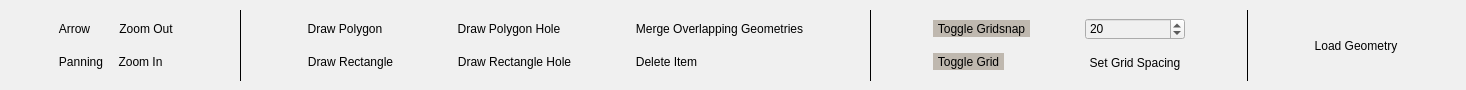
      <widget class="QWidget" name="tab_2">
       <property name="styleSheet">
        <string notr="true">QWidget{
	background-color: rgb(240, 240, 240);
}        </string>
       </property>
       <attribute name="title">
        <string>Page</string>
       </attribute>
       <widget class="QWidget" name="layoutWidget">
        <property name="geometry">
         <rect>
          <x>0</x>
          <y>10</y>
          <width>1457</width>
          <height>71</height>
         </rect>
        </property>
        <layout class="QHBoxLayout" name="horizontalLayout_2">
         <item>
          <spacer name="horizontalSpacer_3">
           <property name="orientation">
            <enum>Qt::Horizontal</enum>
           </property>
           <property name="sizeType">
            <enum>QSizePolicy::Maximum</enum>
           </property>
           <property name="sizeHint" stdset="0">
            <size>
             <width>5</width>
             <height>20</height>
            </size>
           </property>
          </spacer>
         </item>
         <item>
          <layout class="QGridLayout" name="gridLayout">
           <item row="0" column="1">
            <widget class="QToolButton" name="zoomOutButtonSurface">
             <property name="styleSheet">
              <string notr="true">QToolButton{
	border: 0px;
}

QToolButton:pressed {
     background-color: rgb(185, 211, 220);
}

QToolButton:hover {
    background-color: rgba(185, 211, 220,100);
}
</string>
             </property>
             <property name="text">
              <string>Zoom Out</string>
             </property>
             <property name="icon">
              <iconset resource="../../../Exjobb/Examensarbete/resources.qrc">
               <normaloff>:/Images/zoom_out.png</normaloff>:/Images/zoom_out.png</iconset>
             </property>
             <property name="iconSize">
              <size>
               <width>24</width>
               <height>24</height>
              </size>
             </property>
             <property name="toolButtonStyle">
              <enum>Qt::ToolButtonTextBesideIcon</enum>
             </property>
            </widget>
           </item>
           <item row="0" column="0">
            <widget class="QToolButton" name="arrowButtonSurface">
             <property name="cursor">
              <cursorShape>ArrowCursor</cursorShape>
             </property>
             <property name="focusPolicy">
              <enum>Qt::TabFocus</enum>
             </property>
             <property name="styleSheet">
              <string notr="true">QToolButton{
	border: 0px;
}

QToolButton:pressed {
     background-color: rgb(185, 211, 220);
}

QToolButton:hover {
    background-color: rgba(185, 211, 220,100);
}
</string>
             </property>
             <property name="text">
              <string>Arrow</string>
             </property>
             <property name="icon">
              <iconset resource="../../../Exjobb/Examensarbete/resources.qrc">
               <normaloff>:/Images/select.png</normaloff>:/Images/select.png</iconset>
             </property>
             <property name="iconSize">
              <size>
               <width>24</width>
               <height>24</height>
              </size>
             </property>
             <property name="checkable">
              <bool>false</bool>
             </property>
             <property name="toolButtonStyle">
              <enum>Qt::ToolButtonTextBesideIcon</enum>
             </property>
            </widget>
           </item>
           <item row="1" column="0">
            <widget class="QToolButton" name="panningButtonSurface">
             <property name="styleSheet">
              <string notr="true">QToolButton{
	border: 0px;
}

QToolButton:pressed {
     background-color: rgb(185, 211, 220);
}

QToolButton:hover {
    background-color: rgba(185, 211, 220,100);
}
</string>
             </property>
             <property name="text">
              <string>Panning</string>
             </property>
             <property name="icon">
              <iconset resource="../../../Exjobb/Examensarbete/resources.qrc">
               <normaloff>:/Images/pan.png</normaloff>:/Images/pan.png</iconset>
             </property>
             <property name="iconSize">
              <size>
               <width>24</width>
               <height>24</height>
              </size>
             </property>
             <property name="toolButtonStyle">
              <enum>Qt::ToolButtonTextBesideIcon</enum>
             </property>
            </widget>
           </item>
           <item row="1" column="1">
            <widget class="QToolButton" name="zoomInButtonSurface">
             <property name="styleSheet">
              <string notr="true">QToolButton{
	border: 0px;
}

QToolButton:pressed {
     background-color: rgb(185, 211, 220);
}

QToolButton:hover {
    background-color: rgba(185, 211, 220,100);
}
</string>
             </property>
             <property name="text">
              <string>Zoom In</string>
             </property>
             <property name="icon">
              <iconset resource="../../../Exjobb/Examensarbete/resources.qrc">
               <normaloff>:/Images/zoom_in.png</normaloff>:/Images/zoom_in.png</iconset>
             </property>
             <property name="iconSize">
              <size>
               <width>24</width>
               <height>24</height>
              </size>
             </property>
             <property name="toolButtonStyle">
              <enum>Qt::ToolButtonTextBesideIcon</enum>
             </property>
            </widget>
           </item>
          </layout>
         </item>
         <item>
          <widget class="Line" name="line_2">
           <property name="minimumSize">
            <size>
             <width>15</width>
             <height>0</height>
            </size>
           </property>
           <property name="frameShadow">
            <enum>QFrame::Plain</enum>
           </property>
           <property name="lineWidth">
            <number>1</number>
           </property>
           <property name="orientation">
            <enum>Qt::Vertical</enum>
           </property>
          </widget>
         </item>
         <item>
          <layout class="QVBoxLayout" name="verticalLayout_7">
           <item>
            <widget class="QToolButton" name="polyButton">
             <property name="styleSheet">
              <string notr="true">QToolButton{
	border: 0px;
}

QToolButton:pressed {
     background-color: rgb(185, 211, 220);
}

QToolButton:hover {
    background-color: rgba(185, 211, 220,100);
}
</string>
             </property>
             <property name="text">
              <string>Draw Polygon</string>
             </property>
             <property name="icon">
              <iconset resource="../../../Exjobb/Examensarbete/resources.qrc">
               <normaloff>:/Images/polygon.svg</normaloff>:/Images/polygon.svg</iconset>
             </property>
             <property name="iconSize">
              <size>
               <width>24</width>
               <height>24</height>
              </size>
             </property>
             <property name="toolButtonStyle">
              <enum>Qt::ToolButtonTextBesideIcon</enum>
             </property>
            </widget>
           </item>
           <item>
            <widget class="QToolButton" name="rectButton">
             <property name="enabled">
              <bool>true</bool>
             </property>
             <property name="styleSheet">
              <string notr="true">QToolButton{
	border: 0px;
}

QToolButton:pressed {
     background-color: rgb(185, 211, 220);
}

QToolButton:hover {
    background-color: rgba(185, 211, 220,100);
}
</string>
             </property>
             <property name="text">
              <string>Draw Rectangle</string>
             </property>
             <property name="icon">
              <iconset resource="../../../Exjobb/Examensarbete/resources.qrc">
               <normaloff>:/Images/rectangle.svg</normaloff>:/Images/rectangle.svg</iconset>
             </property>
             <property name="iconSize">
              <size>
               <width>24</width>
               <height>24</height>
              </size>
             </property>
             <property name="toolButtonStyle">
              <enum>Qt::ToolButtonTextBesideIcon</enum>
             </property>
            </widget>
           </item>
          </layout>
         </item>
         <item>
          <layout class="QVBoxLayout" name="verticalLayout_10">
           <item>
            <widget class="QToolButton" name="addPolyHoleButton">
             <property name="styleSheet">
              <string notr="true">QToolButton{
	border: 0px;
}

QToolButton:pressed {
     background-color: rgb(185, 211, 220);
}

QToolButton:hover {
    background-color: rgba(185, 211, 220,100);
}
</string>
             </property>
             <property name="text">
              <string>Draw Polygon Hole</string>
             </property>
             <property name="icon">
              <iconset resource="../../../Exjobb/Examensarbete/resources.qrc">
               <normaloff>:/Images/polygon_hole.svg</normaloff>:/Images/polygon_hole.svg</iconset>
             </property>
             <property name="iconSize">
              <size>
               <width>24</width>
               <height>24</height>
              </size>
             </property>
             <property name="toolButtonStyle">
              <enum>Qt::ToolButtonTextBesideIcon</enum>
             </property>
            </widget>
           </item>
           <item>
            <widget class="QToolButton" name="addRectHoleButton">
             <property name="styleSheet">
              <string notr="true">QToolButton{
	border: 0px;
}

QToolButton:pressed {
     background-color: rgb(185, 211, 220);
}

QToolButton:hover {
    background-color: rgba(185, 211, 220,100);
}
</string>
             </property>
             <property name="text">
              <string>Draw Rectangle Hole</string>
             </property>
             <property name="icon">
              <iconset resource="../../../Exjobb/Examensarbete/resources.qrc">
               <normaloff>:/Images/rectangle_hole.svg</normaloff>:/Images/rectangle_hole.svg</iconset>
             </property>
             <property name="iconSize">
              <size>
               <width>24</width>
               <height>24</height>
              </size>
             </property>
             <property name="toolButtonStyle">
              <enum>Qt::ToolButtonTextBesideIcon</enum>
             </property>
            </widget>
           </item>
          </layout>
         </item>
         <item>
          <layout class="QVBoxLayout" name="verticalLayout_12">
           <item>
            <widget class="QToolButton" name="mergeButton">
             <property name="sizePolicy">
              <sizepolicy hsizetype="Fixed" vsizetype="Fixed">
               <horstretch>0</horstretch>
               <verstretch>0</verstretch>
              </sizepolicy>
             </property>
             <property name="layoutDirection">
              <enum>Qt::LeftToRight</enum>
             </property>
             <property name="styleSheet">
              <string notr="true">QToolButton{
	border: 0px;
}

QToolButton:pressed {
     background-color: rgb(185, 211, 220);
}

QToolButton:hover {
    background-color: rgba(185, 211, 220,100);
}
</string>
             </property>
             <property name="text">
              <string>Merge Overlapping Geometries</string>
             </property>
             <property name="icon">
              <iconset resource="../../../Exjobb/Examensarbete/resources.qrc">
               <normaloff>:/Images/merge.svg</normaloff>:/Images/merge.svg</iconset>
             </property>
             <property name="iconSize">
              <size>
               <width>24</width>
               <height>24</height>
              </size>
             </property>
             <property name="toolButtonStyle">
              <enum>Qt::ToolButtonTextBesideIcon</enum>
             </property>
             <property name="autoRaise">
              <bool>false</bool>
             </property>
            </widget>
           </item>
           <item>
            <widget class="QToolButton" name="deleteButton">
             <property name="styleSheet">
              <string notr="true">QToolButton{
	border: 0px;
}

QToolButton:pressed {
     background-color: rgb(185, 211, 220);
}

QToolButton:hover {
    background-color: rgba(185, 211, 220,100);
}
</string>
             </property>
             <property name="text">
              <string>Delete Item</string>
             </property>
             <property name="icon">
              <iconset resource="../../../Exjobb/Examensarbete/resources.qrc">
               <normaloff>:/Images/erase.png</normaloff>:/Images/erase.png</iconset>
             </property>
             <property name="iconSize">
              <size>
               <width>24</width>
               <height>24</height>
              </size>
             </property>
             <property name="toolButtonStyle">
              <enum>Qt::ToolButtonTextBesideIcon</enum>
             </property>
            </widget>
           </item>
          </layout>
         </item>
         <item>
          <widget class="Line" name="line_5">
           <property name="minimumSize">
            <size>
             <width>15</width>
             <height>0</height>
            </size>
           </property>
           <property name="frameShadow">
            <enum>QFrame::Plain</enum>
           </property>
           <property name="lineWidth">
            <number>1</number>
           </property>
           <property name="orientation">
            <enum>Qt::Vertical</enum>
           </property>
          </widget>
         </item>
         <item>
          <layout class="QVBoxLayout" name="verticalLayout_9">
           <item>
            <widget class="QToolButton" name="gridSnapButtonSurface">
             <property name="styleSheet">
              <string notr="true">QToolButton{
	border: 0px;
}

QToolButton:checked {
     background-color: rgb(191, 184, 175);
}

QToolButton:hover {
    background-color: rgb(223, 219, 215);
}
</string>
             </property>
             <property name="text">
              <string>Toggle Gridsnap</string>
             </property>
             <property name="icon">
              <iconset resource="../../../Exjobb/Examensarbete/resources.qrc">
               <normaloff>:/Images/grid_snap.png</normaloff>:/Images/grid_snap.png</iconset>
             </property>
             <property name="iconSize">
              <size>
               <width>24</width>
               <height>24</height>
              </size>
             </property>
             <property name="checkable">
              <bool>true</bool>
             </property>
             <property name="checked">
              <bool>true</bool>
             </property>
             <property name="toolButtonStyle">
              <enum>Qt::ToolButtonTextBesideIcon</enum>
             </property>
            </widget>
           </item>
           <item>
            <widget class="QToolButton" name="gridButtonSurface">
             <property name="styleSheet">
              <string notr="true">QToolButton{
	border: 0px;
}

QToolButton:checked {
     background-color: rgb(191, 184, 175);
}

QToolButton:hover {
    background-color: rgb(223, 219, 215);
}
</string>
             </property>
             <property name="text">
              <string>Toggle Grid</string>
             </property>
             <property name="icon">
              <iconset resource="../../../Exjobb/Examensarbete/resources.qrc">
               <normaloff>:/Images/grid.png</normaloff>:/Images/grid.png</iconset>
             </property>
             <property name="iconSize">
              <size>
               <width>24</width>
               <height>24</height>
              </size>
             </property>
             <property name="checkable">
              <bool>true</bool>
             </property>
             <property name="checked">
              <bool>true</bool>
             </property>
             <property name="toolButtonStyle">
              <enum>Qt::ToolButtonTextBesideIcon</enum>
             </property>
            </widget>
           </item>
          </layout>
         </item>
         <item>
          <layout class="QVBoxLayout" name="verticalLayout_8">
           <item>
            <widget class="QSpinBox" name="gridSpacingSpinBox">
             <property name="minimum">
              <number>5</number>
             </property>
             <property name="maximum">
              <number>1000</number>
             </property>
             <property name="singleStep">
              <number>10</number>
             </property>
             <property name="value">
              <number>20</number>
             </property>
            </widget>
           </item>
           <item>
            <widget class="QToolButton" name="gridSpacingButton">
             <property name="styleSheet">
              <string notr="true">QToolButton{
	border: 0px;
}

QToolButton:pressed {
     background-color: rgb(191, 184, 175);
}

QToolButton:hover {
    background-color: rgb(223, 219, 215);
}
</string>
             </property>
             <property name="text">
              <string>Set Grid Spacing</string>
             </property>
             <property name="icon">
              <iconset resource="../../../Exjobb/Examensarbete/resources.qrc">
               <normaloff>:/Images/grid_settings.png</normaloff>:/Images/grid_settings.png</iconset>
             </property>
             <property name="iconSize">
              <size>
               <width>24</width>
               <height>24</height>
              </size>
             </property>
             <property name="toolButtonStyle">
              <enum>Qt::ToolButtonTextBesideIcon</enum>
             </property>
            </widget>
           </item>
          </layout>
         </item>
         <item>
          <widget class="Line" name="line_6">
           <property name="minimumSize">
            <size>
             <width>15</width>
             <height>0</height>
            </size>
           </property>
           <property name="frameShadow">
            <enum>QFrame::Plain</enum>
           </property>
           <property name="lineWidth">
            <number>1</number>
           </property>
           <property name="orientation">
            <enum>Qt::Vertical</enum>
           </property>
          </widget>
         </item>
         <item>
          <layout class="QVBoxLayout" name="verticalLayout_11">
           <item>
            <widget class="QToolButton" name="loadGeometryButton">
             <property name="styleSheet">
              <string notr="true">QToolButton{
	border: 0px;
}

QToolButton:pressed {
     background-color: rgb(185, 211, 220);
}

QToolButton:hover {
    background-color: rgba(185, 211, 220,100);
}
</string>
             </property>
             <property name="text">
              <string>Load Geometry</string>
             </property>
             <property name="icon">
              <iconset resource="../../../Exjobb/Examensarbete/resources.qrc">
               <normaloff>:/Images/open.png</normaloff>:/Images/open.png</iconset>
             </property>
             <property name="iconSize">
              <size>
               <width>24</width>
               <height>24</height>
              </size>
             </property>
             <property name="toolButtonStyle">
              <enum>Qt::ToolButtonTextBesideIcon</enum>
             </property>
            </widget>
           </item>
          </layout>
         </item>
        </layout>
       </widget>
      </widget>
